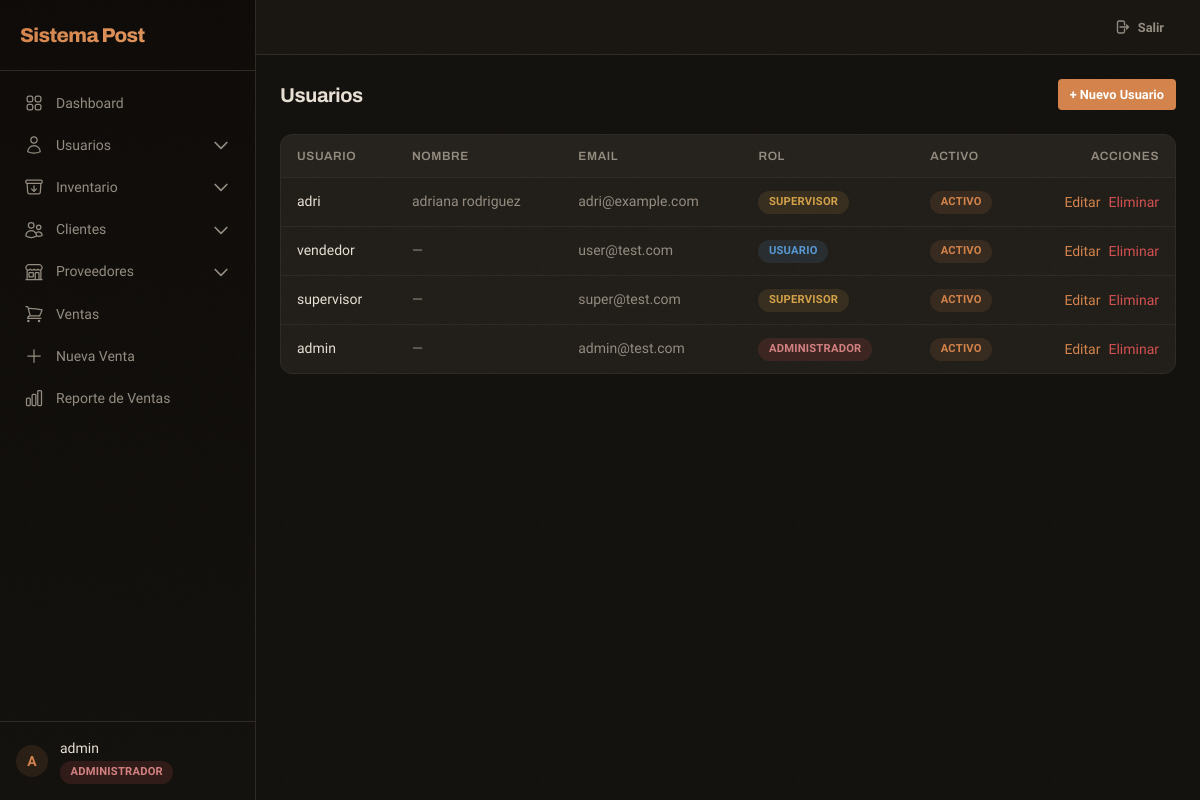
Screenshot of /accounts/users/ (signed in) with the database file from the repository.
### apps/accounts/models.py (models this page shows, shortened)
class User(AbstractUser):
    class Role(models.TextChoices):
        ADMIN = 'admin', 'Administrador'
        SUPERVISOR = 'supervisor', 'Supervisor'
        USER = 'user', 'Usuario'
    role = models.CharField(
        max_length=20,
        choices=Role.choices,
        default=Role.USER,
        verbose_name='Rol'
    )
    phone = models.CharField(max_length=20, blank=True, verbose_name='Teléfono')
    class Meta:
        verbose_name = 'Usuario'
        verbose_name_plural = 'Usuarios'
    def is_admin(self):
        return self.role == self.Role.ADMIN or self.is_superuser
    def can_update(self):
        return self.role in [self.Role.ADMIN, self.Role.SUPERVISOR] or self.is_superuser

### apps/accounts/views.py (the view)
# urls.py: path('users/', views.user_list, name='user_list'),
@login_required
@admin_required
def user_list(request):
    users = User.objects.all().order_by('-date_joined')
    return render(request, 'accounts/user_list.html', {'users': users})

### templates/accounts/user_list.html (shortened to what this page needs)
{% extends 'layouts/base.html' %}
{% block content %}
<div class="flex flex-col sm:flex-row justify-between items-start sm:items-center gap-4 mb-6 stagger">
    <h1 class="text-xl font-[var(--font-heading)] font-bold">Usuarios</h1>
    {% if user.can_update %}
    <a href="{% url 'accounts:user_create' %}" class="btn btn-primary btn-sm">+ Nuevo Usuario</a>
    {% endif %}
</div>
<div class="table-container stagger">
    <table>
        <thead>
            <tr>
                <th>Usuario</th>
                <th class="hidden md:table-cell">Nombre</th>
                <th class="hidden sm:table-cell">Email</th>
                <th>Rol</th>
                <th class="hidden md:table-cell">Activo</th>
                <th class="text-right">Acciones</th>
            </tr>
        </thead>
        <tbody>
            {% for u in users %}
            <tr>
                <td class="font-medium">{{ u.username }}</td>
                <td class="hidden md:table-cell text-[var(--text-secondary)]">{{ u.get_full_name|default:'—' }}</td>
                <td class="hidden sm:table-cell text-[var(--text-secondary)]">{{ u.email|default:'—' }}</td>
                <td>
                    <span class="badge
                        {% if u.role == 'admin' %}role-admin
                        {% elif u.role == 'supervisor' %}badge-amber
                        {% else %}badge-blue{% endif %}">
                        {{ u.get_role_display }}
                    </span>
                </td>
                <td class="hidden md:table-cell">
                    {% if u.is_active %}<span class="badge badge-emerald">Activo</span>
                    {% else %}<span class="badge badge-red">Inactivo</span>{% endif %}
                </td>
                <td class="text-right">
                    <div class="flex justify-end gap-2">
                        <a href="{% url 'accounts:user_update' u.pk %}" class="text-sm text-[var(--accent)] hover:underline">Editar</a>
                        <a href="{% url 'accounts:user_delete' u.pk %}" class="text-sm text-[var(--danger)] hover:underline">Eliminar</a>
                    </div>
                </td>
            </tr>
            {% empty %}
            <tr><td colspan="6" class="empty-state">No hay usuarios registrados.</td></tr>
            {% endfor %}
        </tbody>
    </table>
</div>
{% endblock %}

### templates/layouts/base.html (shortened to what this page needs)
<!DOCTYPE html>
<html lang="es">
<head>
    <script src="https://cdn.tailwindcss.com"></script>
    <link rel="stylesheet" href="/static/css/app.css">
</head>
<body>
    <div x-data="{ sidebarOpen: false }" class="flex h-screen overflow-hidden">
        {% if user.is_authenticated %}
        <div :class="{'translate-x-0': sidebarOpen, '-translate-x-full': !sidebarOpen}" class="sidebar fixed inset-y-0 left-0 z-30 w-64 transition-transform duration-300 ease-in-out lg:translate-x-0 lg:static lg:inset-auto lg:z-auto overflow-y-auto flex flex-col">
            <div class="flex items-center justify-between p-5 border-b border-[var(--border-color)]">
                <span class="sidebar-brand">Sistema Post</span>
            </div>
            <nav class="mt-3 px-3 space-y-0.5 flex-1 overflow-y-auto">
                <a href="{% url 'core:dashboard' %}" class="sidebar-link {% if request.resolver_match.url_name == 'dashboard' %}active{% endif %}">
                    Dashboard
                </a>
                {% if user.is_admin %}
                <div x-data="{ open: false }" class="space-y-0.5">
                    <button @click="open = !open" class="sidebar-link w-full text-left">
                        <svg viewBox="0 0 24 24" fill="none" stroke="currentColor" stroke-width="1.5"><path stroke-linecap="round" stroke-linejoin="round" d="M15.75 6a3.75 3.75 0 11-7.5 0 3.75 3.75 0 017.5 0zM4.501 20.118a7.5 7.5 0 0114.998 0A17.933 17.933 0 0112 21.75c-2.676 0-5.216-.584-7.499-1.632z"/></svg>
                        Usuarios
                        <svg :class="{'rotate-180': open}" class="w-3.5 h-3.5 ml-auto transition-transform" fill="none" stroke="currentColor" viewBox="0 0 24 24"><path stroke-linecap="round" stroke-linejoin="round" stroke-width="2" d="M19 9l-7 7-7-7"></path></svg>
                    </button>
                </div>
                {% endif %}
                <div x-data="{ open: false }" class="space-y-0.5">
                    <button @click="open = !open" class="sidebar-link w-full text-left">
                        Inventario
                        <svg :class="{'rotate-180': open}" class="w-3.5 h-3.5 ml-auto transition-transform" fill="none" stroke="currentColor" viewBox="0 0 24 24"><path stroke-linecap="round" stroke-linejoin="round" stroke-width="2" d="M19 9l-7 7-7-7"></path></svg>
                    </button>
                </div>
                <div x-data="{ open: false }" class="space-y-0.5">
                    <button @click="open = !open" class="sidebar-link w-full text-left">
                        Clientes
                        <svg :class="{'rotate-180': open}" class="w-3.5 h-3.5 ml-auto transition-transform" fill="none" stroke="currentColor" viewBox="0 0 24 24"><path stroke-linecap="round" stroke-linejoin="round" stroke-width="2" d="M19 9l-7 7-7-7"></path></svg>
                    </button>
                </div>
                <div x-data="{ open: false }" class="space-y-0.5">
                    <button @click="open = !open" class="sidebar-link w-full text-left">
                        Proveedores
                        <svg :class="{'rotate-180': open}" class="w-3.5 h-3.5 ml-auto transition-transform" fill="none" stroke="currentColor" viewBox="0 0 24 24"><path stroke-linecap="round" stroke-linejoin="round" stroke-width="2" d="M19 9l-7 7-7-7"></path></svg>
                    </button>
                </div>
                <a href="{% url 'sales:sale_list' %}" class="sidebar-link {% if 'sales' in request.resolver_match.view_name and 'sale_list' in request.resolver_match.url_name %}active{% endif %}">
                    Ventas
                </a>
                <a href="{% url 'sales:sale_new' %}" class="sidebar-link">
                    <svg viewBox="0 0 24 24" fill="none" stroke="currentColor" stroke-width="1.5"><path stroke-linecap="round" stroke-linejoin="round" d="M12 4.5v15m7.5-7.5h-15"/></svg>
                    Nueva Venta
                </a>
                <a href="{% url 'reports:view' %}" class="sidebar-link">
                    Reporte de Ventas
                </a>
            </nav>
            <div class="p-4 border-t border-[var(--border-color)]">
                <div class="flex items-center gap-3">
                    <div class="w-8 h-8 rounded-full bg-[var(--accent-light)] flex items-center justify-center text-[var(--accent)] font-bold text-sm font-[var(--font-heading)]">
                        {{ user.get_full_name|default:user.username|first|upper }}
                    </div>
                    <div class="flex-1 min-w-0">
                        <p class="text-sm font-medium text-[var(--text-primary)] truncate">{{ user.get_full_name|default:user.username }}</p>
                        <span class="badge
                            {% if user.role == 'admin' %}badge-red role-admin
                            {% elif user.role == 'supervisor' %}badge-amber
                            {% else %}badge-blue{% endif %}">
                            {{ user.get_role_display }}
                        </span>
                    </div>
                </div>
            </div>
        </div>
        {% endif %}
        <div class="flex-1 flex flex-col overflow-hidden">
            {% if user.is_authenticated %}
            <header class="header no-print px-4 lg:px-6 py-3 flex items-center justify-between lg:justify-end">
                <a href="{% url 'accounts:logout' %}" class="btn btn-ghost btn-sm">
                    <svg class="w-4 h-4" fill="none" stroke="currentColor" viewBox="0 0 24 24"><path stroke-linecap="round" stroke-linejoin="round" stroke-width="2" d="M15.75 9V5.25A2.25 2.25 0 0013.5 3h-6a2.25 2.25 0 00-2.25 2.25v13.5A2.25 2.25 0 007.5 21h6a2.25 2.25 0 002.25-2.25V15m3 0l3-3m0 0l-3-3m3 3H9"/></svg>
                    Salir
                </a>
            </header>
            {% endif %}
            <main class="flex-1 overflow-y-auto {% if user.is_authenticated %}p-4 md:p-6{% else %}flex items-center justify-center{% endif %}">
                <div class="max-w-7xl mx-auto">
                    {% block content %}{% endblock %}
                </div>
            </main>
        </div>
    </div>
</body>
</html>

### static/css/app.css (style rules this page uses)
:root { --bg-deep: #0d0a07; --bg-primary: #12100d; --bg-secondary: #1a1713; --bg-surface: #201d18; --bg-surface-hover: #28241f; --bg-elevated: #25221d; --border-color: #2d2923; --border-light: #3d3831; --text-primary: #e8e0d4; --text-secondary: #948c80; --text-muted: #6b655b; --accent: #d4834a; --accent-hover: #c4743e; --accent-light: rgba(212, 131, 74, 0.12); --accent-glow: rgba(212, 131, 74, 0.25); --warning: #d4a148; --warning-light: rgba(212, 161, 72, 0.12); --danger: #d45050; --danger-light: rgba(212, 80, 80, 0.12); --info: #5898d4; --info-light: rgba(88, 152, 212, 0.12); --purple: #a078d4; --purple-light: rgba(160, 120, 212, 0.12); --orange: #d48a48; --orange-light: rgba(212, 138, 72, 0.12); --radius-sm: 4px; --radius-md: 8px; --radius-lg: 12px; --radius-xl: 16px; --shadow-card: 0 1px 3px rgba(0,0,0,0.4), 0 1px 2px rgba(0,0,0,0.3); --shadow-elevated: 0 4px 12px rgba(0,0,0,0.5), 0 8px 24px rgba(0,0,0,0.3); --shadow-glow: 0 0 16px rgba(212, 131, 74, 0.15); --font-body: 'Sora', system-ui, sans-serif; --font-heading: 'Archivo', system-ui, sans-serif; --font-mono: 'DM Mono', monospace; --transition: 200ms cubic-bezier(0.4, 0, 0.2, 1); }
body::before { content: ''; position: fixed; inset: 0; z-index: 9999; pointer-events: none; opacity: 0.03; background-repeat: repeat; background-size: 256px 256px; }
* { box-sizing: border-box; }
html { scroll-behavior: smooth; }
body { font-family: var(--font-body); background: var(--bg-primary); color: var(--text-primary); -webkit-font-smoothing: antialiased; -moz-osx-font-smoothing: grayscale; }
h1, h2, h3, h4, h5, h6 { font-family: var(--font-heading); font-weight: 700; letter-spacing: -0.02em; }
.sidebar { background: linear-gradient(180deg, #0d0a07 0%, #12100d 100%); border-right: 1px solid var(--border-color); }
.sidebar-brand { font-family: var(--font-heading); font-weight: 800; font-size: 1.25rem; letter-spacing: -0.03em; background: linear-gradient(135deg, #d4834a, #e0955c); -webkit-background-clip: text; -webkit-text-fill-color: transparent; background-clip: text; }
.sidebar-link { display: flex; align-items: center; gap: 0.75rem; padding: 0.6rem 0.75rem; border-radius: var(--radius-sm); color: var(--text-secondary); font-size: 0.875rem; font-weight: 500; transition: all var(--transition); text-decoration: none; }
.sidebar-link svg { width: 1.25rem; height: 1.25rem; flex-shrink: 0; }
.header { background: rgba(26, 23, 19, 0.85); backdrop-filter: blur(12px); -webkit-backdrop-filter: blur(12px); border-bottom: 1px solid var(--border-color); }
.table-container { border: 1px solid var(--border-color); border-radius: var(--radius-lg); overflow-x: auto; overflow-y: hidden; background: var(--bg-surface); -webkit-overflow-scrolling: touch; }
table { width: 100%; border-collapse: collapse; font-size: 0.875rem; }
thead { background: rgba(255, 255, 255, 0.02); border-bottom: 1px solid var(--border-color); }
th { padding: 0.75rem 1rem; text-align: left; font-weight: 600; color: var(--text-secondary); font-size: 0.75rem; text-transform: uppercase; letter-spacing: 0.05em; font-family: var(--font-heading); }
td { padding: 0.75rem 1rem; border-bottom: 1px solid var(--border-color); }
tbody tr:last-child td { border-bottom: none; }
tbody tr { transition: background var(--transition); }
.btn { display: inline-flex; align-items: center; gap: 0.5rem; padding: 0.5rem 1rem; border-radius: var(--radius-sm); font-size: 0.875rem; font-weight: 600; transition: all var(--transition); cursor: pointer; border: none; text-decoration: none; font-family: var(--font-body); }
.btn-primary { background: var(--accent); color: #fff; }
.btn-ghost { background: transparent; color: var(--text-secondary); }
.btn-sm { padding: 0.35rem 0.75rem; font-size: 0.8rem; }
.badge { display: inline-flex; align-items: center; padding: 0.2rem 0.65rem; border-radius: 9999px; font-size: 0.7rem; font-weight: 600; letter-spacing: 0.02em; text-transform: uppercase; }
.badge-emerald { background: var(--accent-light); color: var(--accent); }
.badge-amber { background: var(--warning-light); color: var(--warning); }
.badge-red { background: var(--danger-light); color: var(--danger); }
.badge-blue { background: var(--info-light); color: var(--info); }
.role-admin { background: rgba(212, 80, 80, 0.15); color: #d48080; }
.stagger > * { animation: fadeInUp 0.4s ease-out both; }
.stagger > *:nth-child(1) { animation-delay: 0.02s; }
.stagger > *:nth-child(2) { animation-delay: 0.06s; }

### rows the page displays
User: get_full_name|first "A", get_full_name "admin", role "ADMINISTRADOR", username "admin", get_full_name "—", email "admin@test.com", is_active "ACTIVO"
User: username "adri", get_full_name "adriana rodriguez", email "adri@example.com", role "SUPERVISOR", is_active "ACTIVO"
User: username "vendedor", get_full_name "—", email "user@test.com", role "USUARIO", is_active "ACTIVO"
User: username "supervisor", get_full_name "—", email "super@test.com", role "SUPERVISOR", is_active "ACTIVO"
